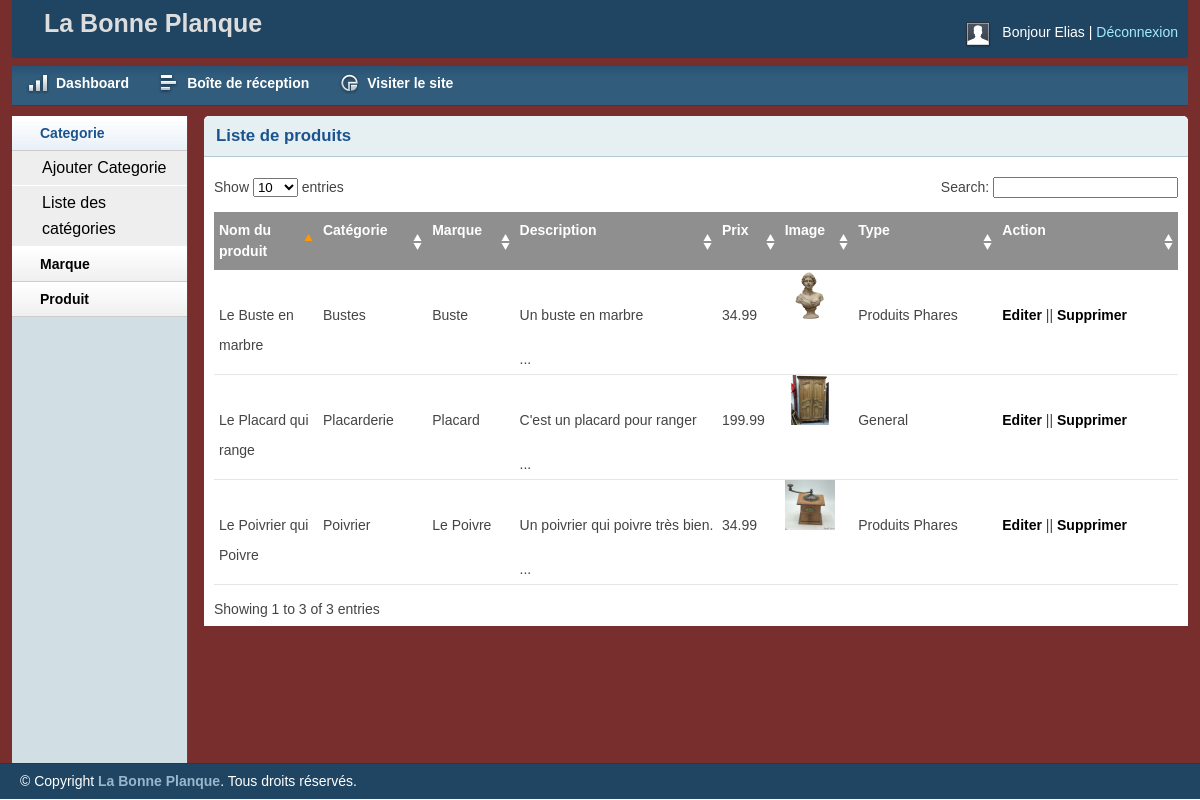
The page /admin/productlist.php (signed in) on the database its author committed.
### tables this page shows
CREATE TABLE IF NOT EXISTS `tbl_product`
(
    `pid` int
(
    11
) NOT NULL AUTO_INCREMENT,
    `productName` varchar
(
    255
) NOT NULL,
    `catId` int
(
    11
) NOT NULL,
    `brandId` int
(
    11
) NOT NULL,
    `body` text NOT NULL,
    `price` float
(
    10,
    2
) NOT NULL,
    `image` varchar
(
    255
) NOT NULL,
    `type` tinyint
(
    4
) NOT NULL DEFAULT 0,
    PRIMARY KEY
(
    `pid`
)
    );

CREATE TABLE IF NOT EXISTS `tbl_category`
(
    `catId` int
(
    11
) NOT NULL AUTO_INCREMENT,
    `catName` varchar
(
    255
) NOT NULL,
    PRIMARY KEY
(
    `catId`
)
    );

CREATE TABLE IF NOT EXISTS `tbl_brand`
(
    `brandId` int
(
    11
) NOT NULL AUTO_INCREMENT,
    `brandName` varchar
(
    255
) NOT NULL,
    PRIMARY KEY
(
    `brandId`
)
    );

### libs/Session.php (called while the page is built, shortened)
<?php
class Session{
	 public static function get($key){
	    if (isset($_SESSION[$key])) {
		  return $_SESSION[$key];
		}else {
		  return false;
	    }
	 }
}

### libs/Database.php (called while the page is built, shortened)
<?php
Class Database{
	 public $host   = DB_HOST;
	 public $user   = DB_USER;
	 public $pass   = DB_PASS;
	 public $dbname = DB_NAME;
	 public $link;
	private function connectDB(){
		 $this->link = new mysqli($this->host, $this->user, $this->pass,$this->dbname);
	 }
	public function select($query){
	  $result = $this->link->query($query) or die($this->link->error.__LINE__);
		  if($result->num_rows > 0){
		    return $result;
		  }else {
		    return false;
		  }
	 }
}

### classes/Product.php (called while the page is built, shortened)
<?php
$filepath = realpath(dirname(__FILE__));
include_once ($filepath."/../libs/Database.php");
include_once ($filepath."/../helpers/Format.php");
?>
<?php
class Product
{
	private $db;
	function __construct()
	{
		$this->db = new Database();
	}
	public function getAllProduct(){
		$sql = "SELECT tbl_product.*, tbl_category.catName, tbl_brand.brandName
				FROM tbl_product
				INNER JOIN tbl_category
				ON tbl_product.catId = tbl_category.catId
				INNER JOIN tbl_brand
				ON tbl_product.brandId = tbl_brand.brandId
				ORDER BY tbl_product.pid DESC ";
		$result = $this->db->select($sql);
		if ($result) {
			return $result;
		}else{
			$msg = "<span class='error'>Produit pas trouvé !.</span>";
			return $msg;
		}
	}
}
?>

### helpers/Format.php (called while the page is built, shortened)
<?php
class Format{
	 public function textShorten($text, $limit = 400){
		  $text = $text. " ";
		  $text = substr($text, 0, $limit);
		  $text = substr($text, 0, strrpos($text, ' '));
		  $text = $text."...";
		  return $text;
	 }
 }

### admin/productlist.php (the view, shortened to what this page needs)
<?php include 'inc/header.php'; ?>
<?php include 'inc/sidebar.php'; ?>
<?php
include "../classes/Product.php";
include_once "../helpers/Format.php";
?>
<?php
$pd = new Product();
$fm = new Format();
?>
<div class="grid_10">
    <div class="box round first grid">
        <h2>Liste de produits</h2>
        <div class="block">
            <table class="data display datatable" id="example">
                <thead>
                <tr>
                    <th>Nom du produit</th>
                    <th>Catégorie</th>
                    <th>Marque</th>
                    <th>Description</th>
                    <th>Prix</th>
                    <th>Image</th>
                    <th>Type</th>
                    <th>Action</th>
                </tr>
                </thead>
                <tbody>
                <?php
                $plist = $pd->getAllProduct();
                if ($plist) {
                    while ($row = $plist->fetch_assoc()) {
                        ?>
                        <tr class="odd gradeX">
                            <td style="width:100px"><?php echo $row['productName']; ?></td>
                            <td><?php echo $row['catName']; ?></td>
                            <td><?php echo $row['brandName']; ?></td>
                            <td style="width:200px"><?php echo $fm->textShorten($row['body'], 50); ?></td>
                            <td class="center"><?php echo $row['price']; ?></td>
                            <td><img width="50" height="50" src="<?php echo $row['image']; ?>"
                                     alt="<?php echo $row['productName']; ?>"></td>
                            <td class="center"><?php
                                if ($row['type'] == 1) {
                                    echo "Produits Phares";
                                } else {
                                    echo "General";
                                }
                                ?>
                            </td>
                            <td><a href="productedit.php?prodid=<?php echo $row['pid']; ?>">Editer</a> || <a
                                        href="?delpd=<?php echo $row['pid']; ?>"
                                        onclick="return confirm('Confirmation suppression');">Supprimer</a></td>
                        </tr>
                        <?php
                    }
                }
                ?>
                </tbody>
            </table>
        </div>
    </div>
</div>
<?php include 'inc/footer.php'; ?>

### admin/inc/header.php (shortened to what this page needs)
<?php
include "../libs/session.php";
?>
<!DOCTYPE html>
<html>
<head>
    <link rel="stylesheet" type="text/css" href="css/reset.css" media="screen" />
    <link rel="stylesheet" type="text/css" href="css/text.css" media="screen" />
    <link rel="stylesheet" type="text/css" href="css/grid.css" media="screen" />
    <link rel="stylesheet" type="text/css" href="css/layout.css" media="screen" />
    <link rel="stylesheet" type="text/css" href="css/nav.css" media="screen" />
    <link href="css/table/demo_page.css" rel="stylesheet" type="text/css" />
</head>
<body>
    <div class="container_12">
        <div class="grid_12 header-repeat">
            <div id="branding">
				<div class="floatleft middle">
					<h1>La Bonne Planque</h1>
				</div>
                <div class="floatright">
                    <div class="floatleft">
                        <img src="img/img-profile.jpg" alt="Profile Pic" /></div>
                    <div class="floatleft marginleft10">
                        <ul class="inline-ul floatleft">
                            <li>Bonjour <?php echo Session::get("adminName");?></li>
                            <li><a href="?action=logout">Déconnexion</a></li>
                        </ul>
                    </div>
                </div>
            </div>
        </div>
        <div class="grid_12">
            <ul class="nav main">
                <li class="ic-dashboard"><a href="index.php"><span>Dashboard</span></a> </li>
				<li class="ic-grid-tables"><a href="inbox.php"><span>Boîte de réception</span></a></li>
                   <li class="ic-charts"><a href="http://localhost/boutique/index.php" target="_blank"><span>Visiter le site</span></a></li>
            </ul>
        </div>

### admin/inc/sidebar.php (shortened to what this page needs)
<div class="grid_2">
    <div class="box sidemenu">
        <div class="block" id="section-menu">
            <ul class="section menu">
                <li><a class="menuitem">Categorie</a>
                    <ul class="submenu">
                        <li><a href="addcat.php">Ajouter Categorie</a> </li>
                        <li><a href="catlist.php">Liste des catégories</a> </li>
                    </ul>
                </li>
                <li><a class="menuitem">Marque</a>
                </li>
                <li><a class="menuitem">Produit</a>
                </li>
            </ul>
        </div>
    </div>
</div>

### admin/inc/footer.php (shortened to what this page needs)
    </div>
    <div id="site_info">
        <p>
         &copy; Copyright <a href="#">La Bonne Planque</a>. Tous droits réservés.
        </p>
    </div>
</body>
</html>

### admin/css/layout.css (style rules this page uses)
body { background: #fff none repeat scroll 0 0; color: #444; font-size: 14px; padding: 0; }
.floatleft { float:left; }
.middle { margin-left: 22px; margin-top: -14px; }
.middle h1 { color:#ddd;margin:0 }
.floatright { float:right; }
.inline-ul li { display:inline; color:#fff; }
.marginleft10 { margin-left:10px; }
a { color: #000; font-weight:bold; text-decoration: none; }
.container_12, .container_16 { background:#792e2e; }
h1, h2, h3, h4, h5, h6 { line-height:1.2em; margin-bottom:.3em; }
h2 { margin-top:1em; }
#branding { font-weight: normal; margin-bottom: 0; padding: 22px 10px 3px; text-align: left; }
.header-repeat { background:url(../img/header-repeat.jpg) repeat-x; }
#branding a { color:#A1EAFF; font-weight:normal; }
#branding a:before { content:" | "; color:#fff; }
#branding ul, #branding ul li { margin:0px; padding:0px; }
#branding li { padding:0px 0px 0px 0px !important; }
.box { background:#fff; margin-bottom:20px; padding:10px 10px 10px 10px; margin-left:-8px; }
.box.grid { padding-bottom:40px; }
.box.round { -moz-border-radius: 5px 5px 0px 0px; -webkit-border-radius: 5px 5px 0px 0px; border-radius: 5px 5px 0px 0px; }
.box h2 { font-size:1.2em; font-weight:bold; color:#1B548D; background:#E6F0F3; margin:-10px -10px 0 -10px; padding:10px 12px; border-bottom:1px solid #B3CBD6; -moz-border-radius: 5px 5px 0px 0px; -webkit-border-radius: 5px 5px 0px 0px; border-radius: 5px 5px 0px 0px; }
.box.first { min-height: 406px; }
.block { padding-top:20px; }
.box.sidemenu { background-color:#D1DEE4; border-right:1px solid #3A5665; padding:0px; margin:0px; cursor:pointer; }
.box.sidemenu .block { padding-top:0px; margin-top:0px; }
p { margin-bottom:1em; }
ul, ol { padding-top:0; }
ul.menu { list-style:none; border-top:1px solid #bbb; }
ul.menu li { margin:0; }
ul.menu li a { display:block; padding:4px 10px; border-bottom:1px solid #ccc; }
ul.menu ul { list-style:none; margin:0; }
ul.menu ul li a { padding-left:30px; }
ul.section { border-top:0; margin-bottom:0; }
ul.section li a { background:url(../img/sidemenu-repeat.jpg) repeat-x; line-height:26px; padding-left:28px; }
ul.section li li a { background:#ddd; border-bottom:1px solid #eee; }
ul.section ul li { text-transform:none; }
ul.section ul.current li a { background: #eee none repeat scroll 0 0; border-bottom: 1px solid #fff; font-size: 16px; font-weight: normal; }
ul.section li a.current { color:#1B548D; background:url(../img/sidemenu-repeat-hover.jpg) repeat-x; }
#site_info { color:#fff; background:#204562; border-top:1px solid #1d3b53; padding-left:20px; }
#site_info p { line-height:35px; margin-bottom:0px; }
#site_info a { color:#9ab6cc; }
.block { padding-bottom:1px; }
table.display { margin: 0 auto; clear: both; width: 100%; }
.sorting_asc { background: #8f8f8f url(../img/table/sort_asc.png) no-repeat center right; padding:8px 5px; text-align:left; color:#fff; }
.sorting { background:#8f8f8f url(../img/table/sort_both.png) no-repeat center right; padding:8px 5px; text-align:left; color:#fff; }
tr.odd { height: 30px; line-height: 30px; border-bottom:1px solid #e6e6e6; }
tr.even { height: 30px; line-height: 30px; border-bottom:1px solid #e6e6e6; }
tr.odd td, tr.even td { padding-left:5px; }

### rows shown on the page
tbl_product: productName "Le Buste en marbre", catId.catName "Bustes", brandId.brandName "Buste", body "Un buste en marbre ...", price "34.99", image (picture), type "Produits Phares"
tbl_product: productName "Le Placard qui range", catId.catName "Placarderie", brandId.brandName "Placard", body "C'est un placard pour ranger ...", price "199.99", image (picture), type "General"
tbl_product: productName "Le Poivrier qui Poivre", catId.catName "Poivrier", brandId.brandName "Le Poivre", body "Un poivrier qui poivre très bien. ...", price "34.99", image (picture), type "Produits Phares"

### other values the page prints
Session::get("adminName") "Elias"
